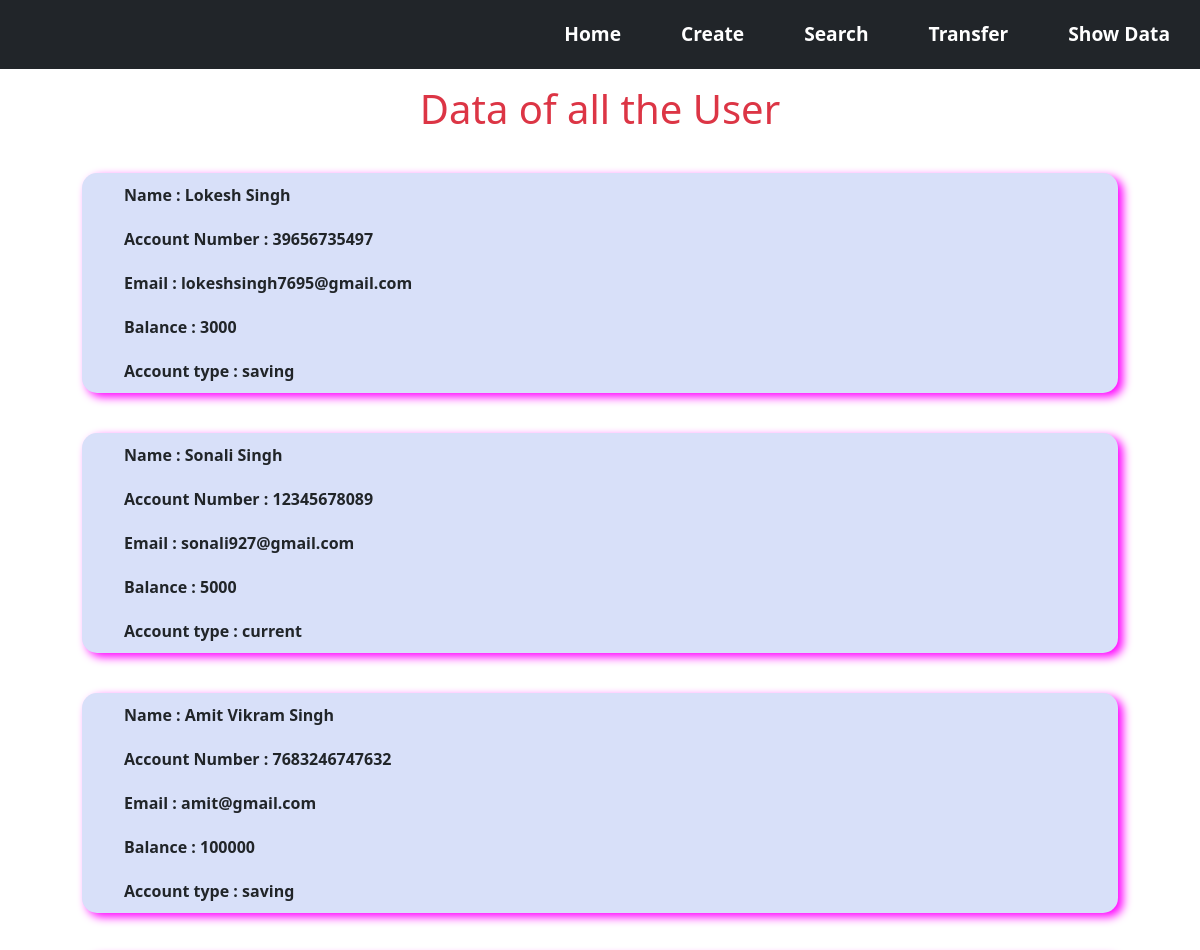
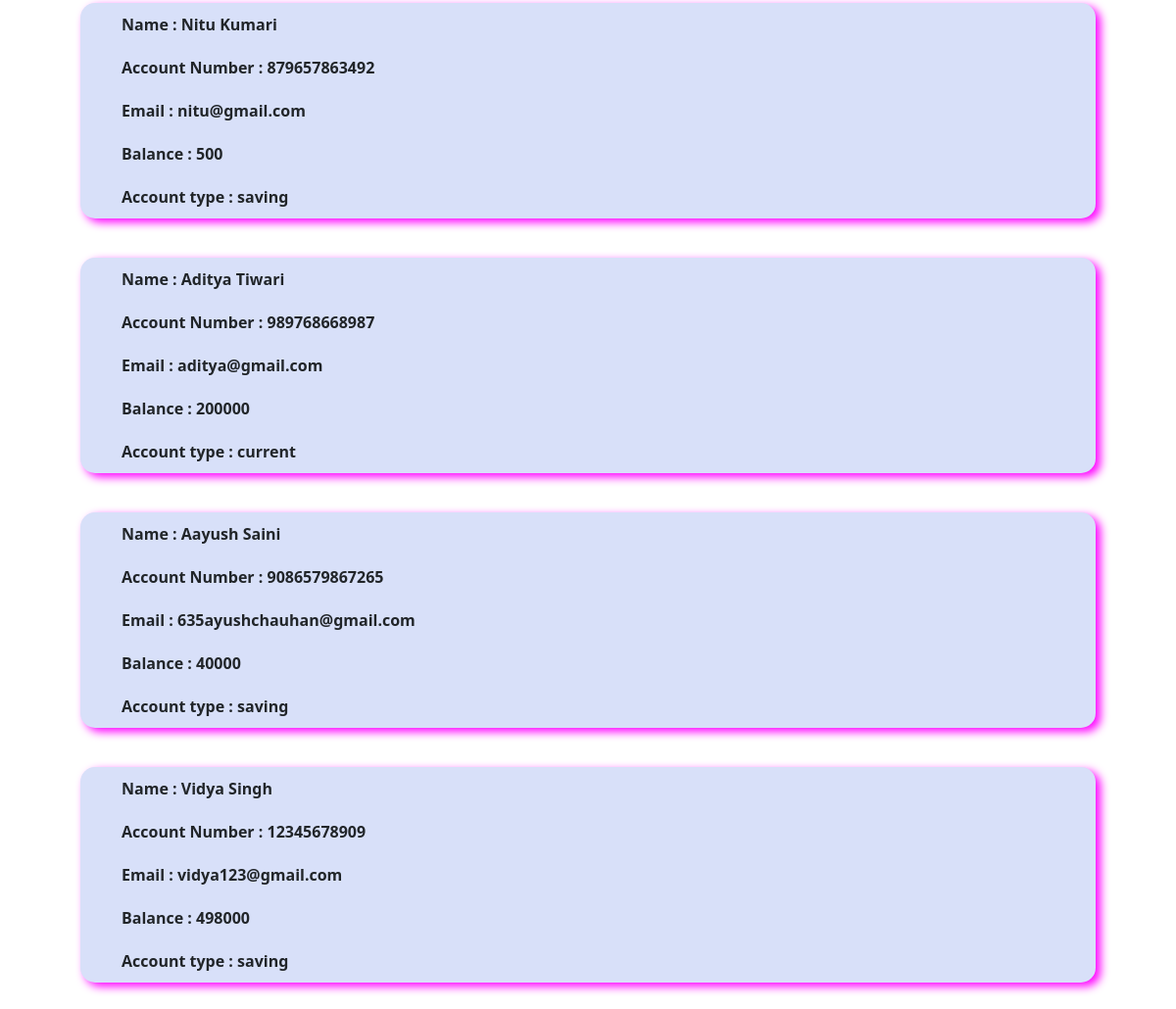
Page /show/ on the committed database (2 pictures, top to bottom).
### panel/models.py (models this page shows, shortened)
class Bank(models.Model):
    name = models.CharField(max_length=50)
    email = models.EmailField(max_length=50)
    password = models.TextField(max_length=50)
    contact = models.TextField(max_length=50)
    account_no = models.TextField()
    balance = models.IntegerField()
    account_type = models.CharField(max_length=50)

### panel/views.py (the view)
# urls.py: path('show/',views.show,name='show'),
def show(request):
    user = Bank.objects.all()
    return render(request,'show.html',{'user':user})

### template/show.html (shortened to what this page needs)
{% load static %}
<!DOCTYPE html>
<html lang="en">
    <head>
    <link href="https://cdn.jsdelivr.net/npm/bootstrap@5.3.2/dist/css/bootstrap.min.css" rel="stylesheet">
</head>
<body>
    {% include "navbar.html" %}
    <h1 class="text-center text-danger">Data of all the User</h1>
   <div class="container">
    {% for data in user %}
      <ul id="ul_this">
        <li class="search-list-items">Name : {{data.name}}</li>
        <li class="search-list-items">Account Number : {{data.account_no}}</li>
        <li class="search-list-items">Email : {{data.email}}</li>
        <li class="search-list-items">Balance : {{data.balance}}</li>
        <li class="search-list-items">Account type : {{data.account_type}}</li>
      </ul>
    {% endfor %}
</div>
</body>
</html>

### template/navbar.html (shortened to what this page needs)
{% load static %}
<!DOCTYPE html>
<html lang="en">
  <head>
    <link
      href="https://cdn.jsdelivr.net/npm/bootstrap@5.3.2/dist/css/bootstrap.min.css"
      rel="stylesheet"
    />
    <link rel="stylesheet" href="{% static "css/index.css" %}">
  </head>
  <body>
      <nav id="nav">
          <ul id="ul">
              <li class="li"><a class="a" href="{% url "index" %}">Home</a></li>
              <li class="li"><a class="a" href="{% url "create" %}">Create</a></li>
              <li class="li"><a class="a" href="{% url "search" %}">Search</a></li>
              <li class="li"><a class="a" href="{% url "transfer" %}">Transfer</a></li>
              <li class="li"><a class="a" href="{% url "show" %}">Show Data</a></li>
            </ul>
        </nav>
  </body>
</html>

### static/css/index.css (style rules this page uses)
#nav { background-color:#212529; }
#ul { display: flex; justify-content: end; }
.li { list-style: none; padding: 20px; }
.a { text-decoration: none; color: white; padding: 10px; font-size: larger; font-weight: bolder; }

### template/show.html (style rules this page uses)
#ul_this { background-color: rgb(216, 224, 249); border-radius: 15px; margin: 5vh; box-shadow: 5px 4px 10px magenta; }
.search-list-items { list-style: none; padding: 10px; font-weight: bold; }

### rows in the picture
Bank: name "Lokesh Singh", account_no "39656735497", email "lokeshsingh7695@gmail.com", balance "3000", account_type "saving"
Bank: name "Sonali Singh", account_no "12345678089", email "sonali927@gmail.com", balance "5000", account_type "current"
Bank: name "Amit Vikram Singh", account_no "7683246747632", email "amit@gmail.com", balance "100000", account_type "saving"
Bank: name "Nitu Kumari", account_no "879657863492", email "nitu@gmail.com", balance "500", account_type "saving"
Bank: name "Aditya Tiwari", account_no "989768668987", email "aditya@gmail.com", balance "200000", account_type "current"
Bank: name "Aayush Saini", account_no "9086579867265", email "635ayushchauhan@gmail.com", balance "40000", account_type "saving"
Bank: name "Vidya Singh", account_no "12345678909", email "vidya123@gmail.com", balance "498000", account_type "saving"
